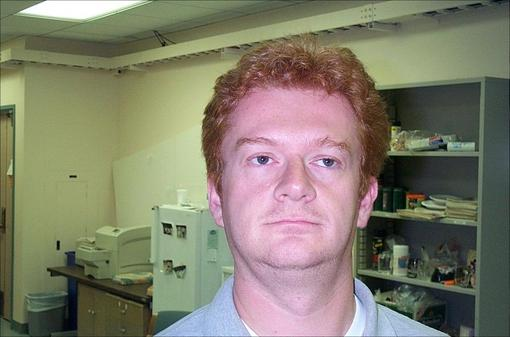
%> input picture BoVW/images/101_ObjectCategories/Faces/image_0030.jpg, 510 x 337 px
$ octave --eval "result = image_gradient(rgb2gray(imread('../BoVW/images/101_ObjectCategories/Faces/image_0030.jpg')));"   (GNU Octave 9; MATLAB toolbox functions it lacks are replaced by stand-ins)
%> lines starting %> are read from the running program, lines starting %| are printed output that depends on the picture
function [ Dx, Dy ] = image_gradient( I )
%IMAGE_GRADIENT Computes the horizontal and vertical components of the
%image gradient of the image provided.
%   Inputs:
%       I: an image in the form of a 2D matrix of double values.
%   Outputs:
%       Dx: the horizontal component of the gradient at every pixel.
%       Dy: the vertical component of the gradient at every pixel.

% Replicate matrix twice to make conv2 operate on a pixel-padded image...
% Exactly why they haven't incorporated this functionality in conv/conv2 is
% beyond me.
Ir = padarray(I, [0, 1], 'replicate');
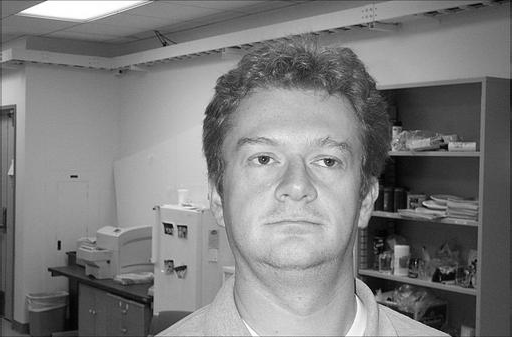
%> Ir: size 337x512 uint8; min 1, max 255, mean 125.1
Dx = conv2(Ir, [0.5, 0, -0.5], 'same');
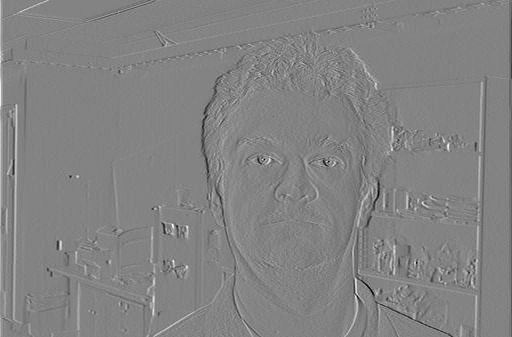
%> Dx: size 337x512 double; min -96, max 90.5, mean 0; drawn with min black and max white

% Drop first and last columns spuriously created with padarray to support
% proper convolution...
Dx(:, 1) = [];
%> Dx: size 337x511 double
Dx(:, size(Dx, 2)) = [];
%> Dx: size 337x510 double

% Do the same thing along the y direction.
Ic = padarray(I, [1, 0], 'replicate');
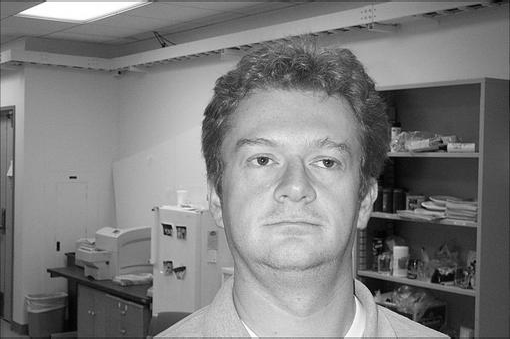
%> Ic: size 339x510 uint8; min 1, max 255, mean 125.2
Dy = conv2(Ic, [0.5, 0, -0.5]', 'same');
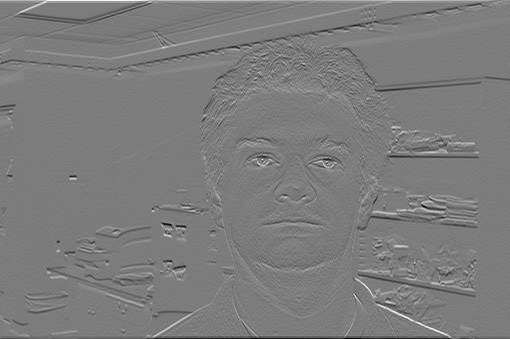
%> Dy: size 339x510 double; min -101, max 105.5, mean 0; drawn with min black and max white
Dy(1, :) = [];
%> Dy: size 338x510 double
Dy(size(Dy, 1), :) = [];
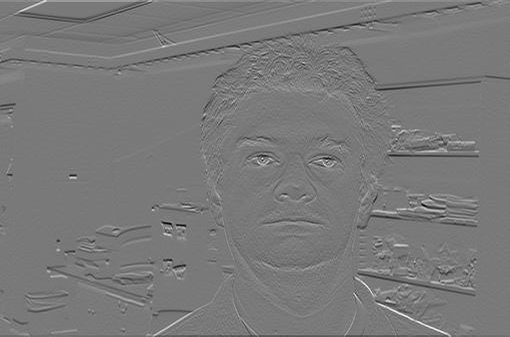
%> Dy: size 337x510 double; min -96.5, max 105.5, mean 0; drawn with min black and max white
end

% TODO: The function 'imgradientxy' essentially does what I'm doing in this function.
% However, I noticed that both the 'CentralDifference' and 'IntermediateDifference'
% flags, corresponding to different order approximations of the Taylor
% Series solution to the 1D diffusion equation, give you the same result...
% This has been observed on 2013b, 2014a and 2014b. Could be a bug in the
% Image Processing toolbox.
% [Dx, Dy] = imgradientxy(I, 'CentralDifference');

$ run again, on BoVW/images/101_ObjectCategories/Faces/image_0044.jpg
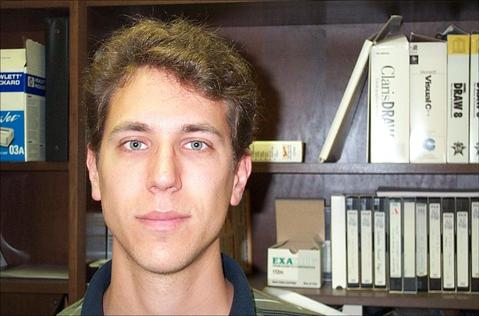
%> input picture BoVW/images/101_ObjectCategories/Faces/image_0044.jpg, 479 x 316 px
%> in image_gradient, `Ic = padarray(I, [1, 0], 'replicate');`:
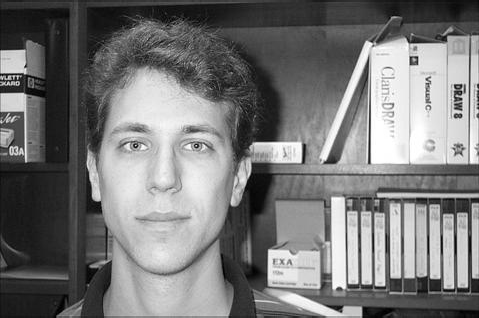
%> Ic: size 318x479 uint8; min 0, max 255, mean 120.2
%> in image_gradient, `Dy(size(Dy, 1), :) = [];`:
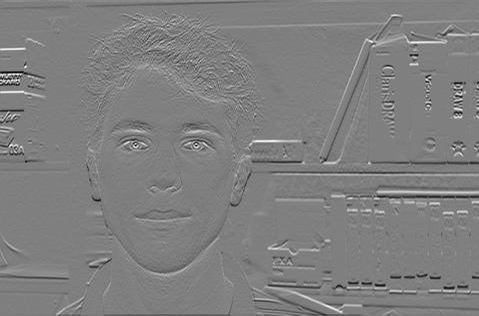
%> Dy: size 316x479 double; min -103.5, max 103.5, mean 0.1; drawn with min black and max white

$ run again, on BoVW/images/101_ObjectCategories/Faces/image_0111.jpg
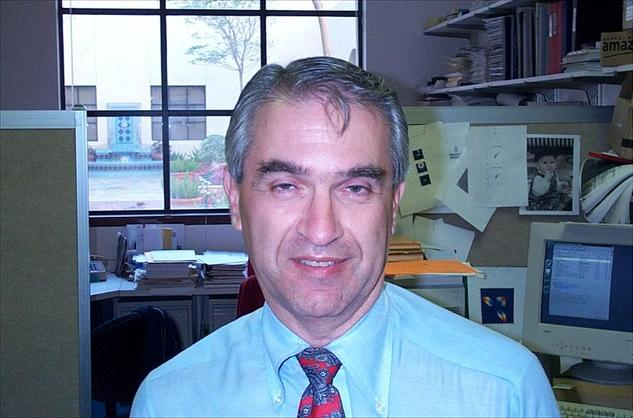
%> input picture BoVW/images/101_ObjectCategories/Faces/image_0111.jpg, 633 x 418 px
%> in image_gradient, `Ic = padarray(I, [1, 0], 'replicate');`:
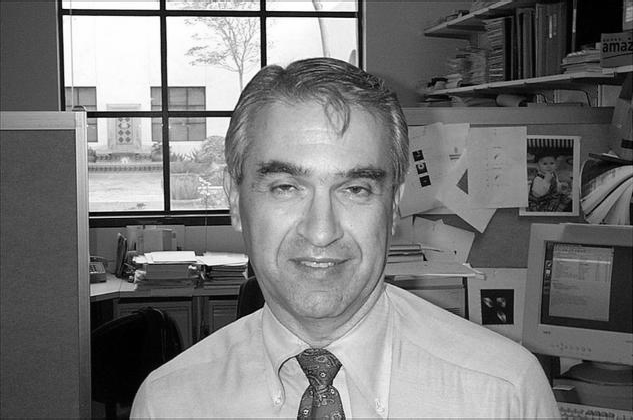
%> Ic: size 420x633 uint8; min 0, max 255, mean 120.2
%> in image_gradient, `Dy(1, :) = [];`:
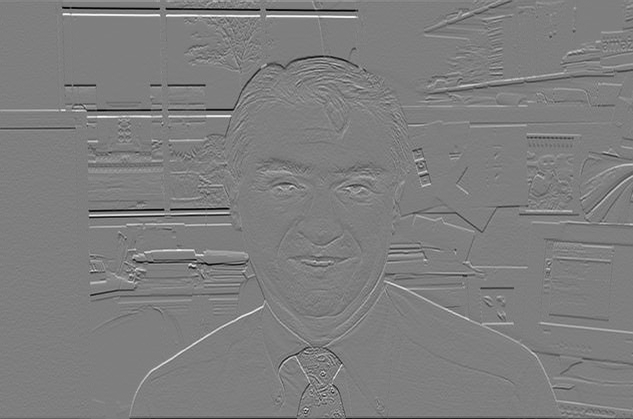
%> Dy: size 419x633 double; min -124.5, max 126, mean -0.1; drawn with min black and max white

$ run again, on BoVW/images/101_ObjectCategories/Faces/image_0115.jpg
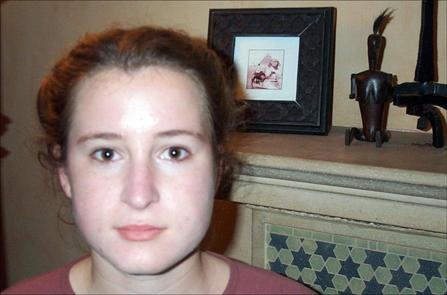
%> input picture BoVW/images/101_ObjectCategories/Faces/image_0115.jpg, 447 x 295 px
%> in image_gradient, `Ic = padarray(I, [1, 0], 'replicate');`:
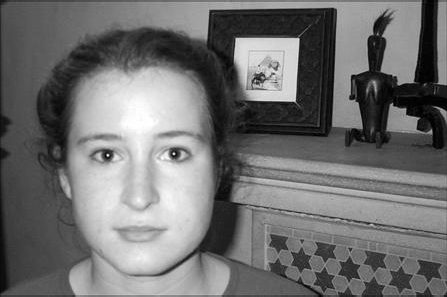
%> Ic: size 297x447 uint8; min 0, max 255, mean 112.3
%> in image_gradient, `Dy(size(Dy, 1), :) = [];`:
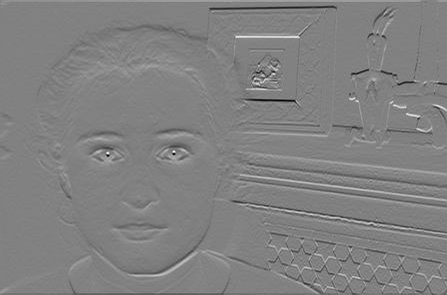
%> Dy: size 295x447 double; min -103.5, max 100.5, mean -0.1; drawn with min black and max white
